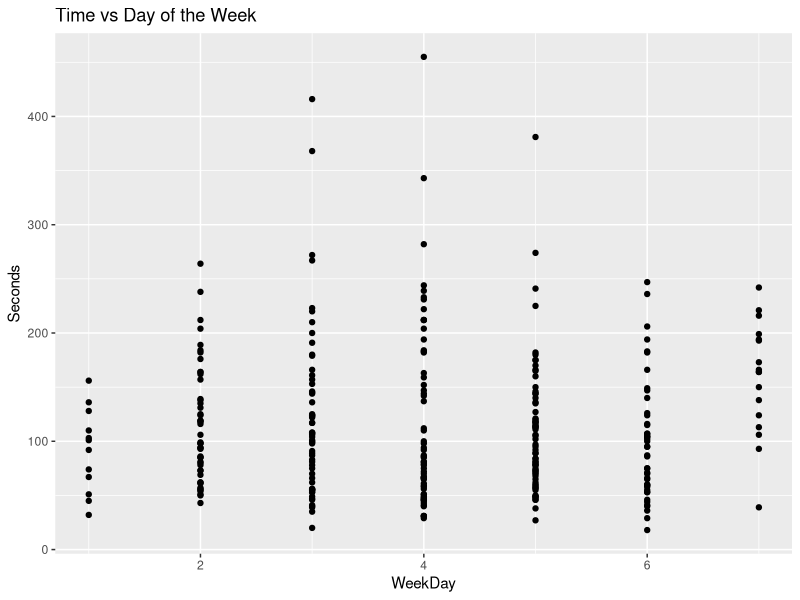
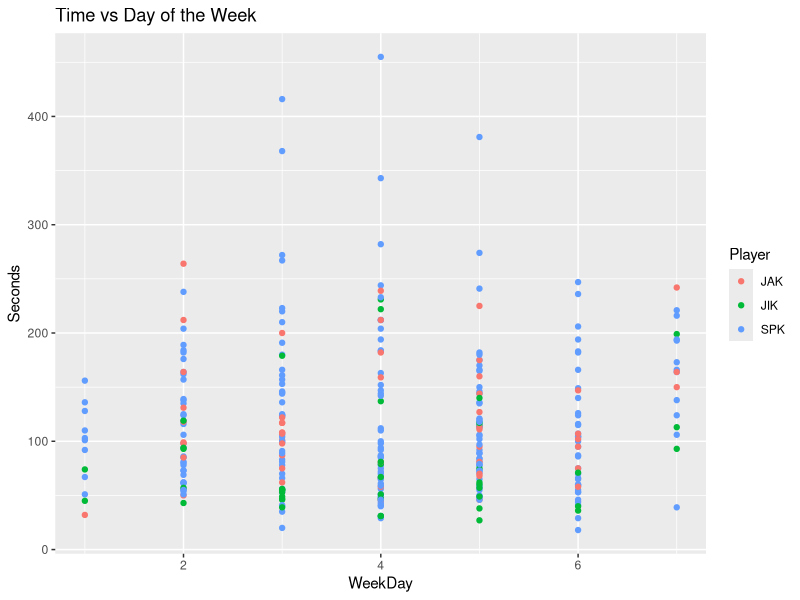
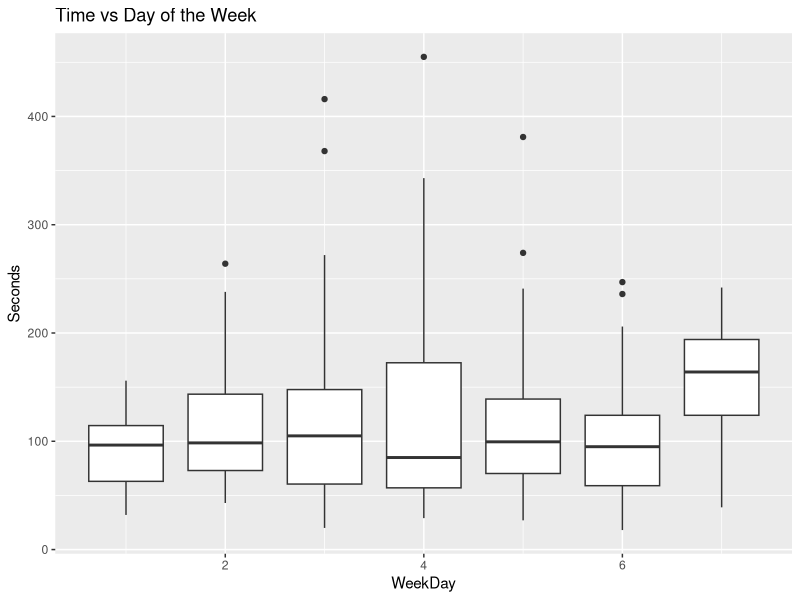

These figures' R source, in order:
## ---- chunk 1
knitr::opts_chunk$set(echo = TRUE)
## ---- chunk 2
if(!requireNamespace("tidyverse", quietly=TRUE)) {
  install.packages("tidyverse")
}
library("tidyverse", quietly = TRUE, warn.conflicts = FALSE)
## ---- chunk 3
d <- read.csv("nyt.csv", stringsAsFactors=FALSE)
## ---- chunk 4
nrow(d)
d <- d %>%
  filter(Player %in% c("SPK", "JAK", "JIK"))
nrow(d)
## ---- chunk 5
library("lubridate", quietly= TRUE)  # for working with date-time data
d$Date <- as.Date(d$Date)
d$WeekDay <- wday(d$Date)
d$Seconds <- with(d, as.numeric(seconds(ms(Time))))
## ---- chunk 6
d %>% group_by(Player) %>%
  summarise(Mean = mean(Seconds), Median = median(Seconds), Min = min(Seconds), Max = max(Seconds), N=n())
## ---- chunk 7
d %>%
  ggplot(aes(x=WeekDay, y=Seconds)) +
    geom_point() +
    ggtitle("Time vs Day of the Week")
## ---- chunk 8
d %>%
  ggplot(aes(x=WeekDay, y=Seconds, color=Player)) +
    geom_point() +
    ggtitle("Time vs Day of the Week")
## ---- chunk 9
d %>%
  ggplot(aes(x=WeekDay, y=Seconds, group=WeekDay)) +
    geom_boxplot() +
    ggtitle("Time vs Day of the Week")
## ---- chunk 10
spkjak <- function(x) {
  m <- match(c("SPK","JAK"), x, nomatch=-1)
  if(all(m > 0)) {
      "SPKJAK"
  } else {
      NA
  }
}
d2 <- group_by(d, Date) %>%
  mutate(SPKJAK = spkjak(Player)) %>%
  ungroup() %>%
  filter(SPKJAK == "SPKJAK")
## ---- chunk 11
d3 <- d2 %>% select(Date, Player, Seconds) %>%
  group_by(Date) %>%
  spread(key=Player, value=Seconds) %>%
  ungroup()
